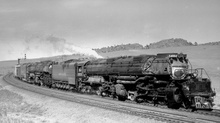
%> input picture Ex3/RV_Ex3_Task2/image_1.jpg, 220 x 123 px, shrunk from 1200 x 671 before the run
$ octave RV_Ex3_Task2.m   (GNU Octave 9; MATLAB toolbox functions it lacks are replaced by stand-ins)
%> lines starting %> are read from the running program, lines starting %| are printed output that depends on the picture
% Clear Workspace
clc;
close all;
clear;

% Load Images
img_1 = imread('image_1.jpg');
%> img_1 is the input picture: size 123x220 uint8; min 0, max 247, mean 148.9
img_2 = imread('image_2.jpg');
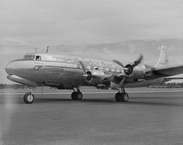
%> input picture Ex3/RV_Ex3_Task2/image_2.jpg, 183 x 145 px, shrunk from 1000 x 791 before the run
%> img_2 is the input picture: size 145x183x3 uint8; min 3, max 235, mean 140.4
img_3 = imread('image_3.jpg');
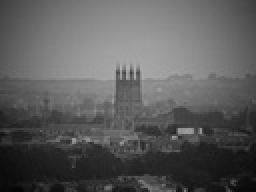
%> input picture Ex3/RV_Ex3_Task2/image_3.jpg, 128 x 96 px, shrunk from 700 x 525 before the run (shown 2 times larger)
%> img_3 is the input picture: size 96x128x3 uint8; min 4, max 179, mean 91.6

% Show Results
compare(img_1,[3,3]);
compare(img_2,[3,3]);
compare(img_3,[3,3]);


% Function
function img = imMean(I, M)
%> called with M = [3 3]
    [width, height, ~] = size(I);
%> width = 123; height = 220
    m = M(1);
    n = M(2);

    paddedImg = zeros(width+(m-1),height+(n-1));

    for i=1:1:width
        for j=1:1:height
            paddedImg(i+(m-1)/2,j+(n-1)/2) = I(i,j);
        end
    end

    for i=1:1:size(paddedImg,1)-(m-1)
        for j=1:size(paddedImg,2)-(n-1)

            window=zeros(m*n,1);
            inc=1;

            for x=1:m
                for y=1:n
                window(inc)=paddedImg(i+x-1,j+y-1);
                inc=inc+1;
                end
            end

            med=sort(window);
            img(i,j)=med(5);

        end
    end
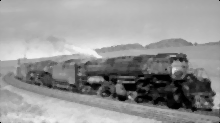
%> img: size 123x220 double; min 0, max 242, mean 148.8
%> after the loop, window = [101; 108; 0; 99; 94; 0; 0; 0; 0]

    img = uint8(img);
%> img: size 123x220 uint8
end

function img = imGaussian(I, M)
%> called with M = [3 3]
    m = M(1);
    n = M(2);
    I = im2double(I);
    sig = std(reshape(I,1,[]))*3;
%> sig = 0.679
    [x,y] = meshgrid(-(m-1)/2:(m-1)/2,-(n-1)/2:(n-1)/2);

    M = size(x,1)-1;
    N = size(y,1)-1;
    exp_comp = -(x.^2+y.^2)/(2*sig*sig);
%> exp_comp = [-2.17 -1.08 -2.17; -1.08 0 -1.08; -2.17 -1.08 -2.17]
    kernel= exp(exp_comp)/(2*pi*sig*sig);
%> kernel = [0.0395 0.117 0.0395; 0.117 0.345 0.117; 0.0395 0.117 0.0395]

    I = padarray(I,[(m-1)/2 (n-1)/2]);
%> I: size 125x222 double

    for i = 1:size(I,1)-M
        for j =1:size(I,2)-N
            tmp = I(i:i+M,j:j+M).*kernel;
            img(i,j)=sum(tmp(:));
        end
    end
%> img: size 123x220 double

    img = im2uint8(img);
%> img: size 123x220 uint8
%> call 2 of compare, with M = [3 3]
end

function compare(I, M)
    figure;
    subplot(2,1,1), imshow(imMean(I,M));
%> call 2 of imMean, with M = [3 3]
%> after the loop in imMean (call 2), `for i=1:1:width`:
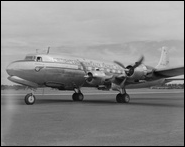
%> paddedImg: size 147x185 double; min 0, max 235, mean 136.9
%> after the loop in imMean (call 2), `for i=1:1:size(paddedImg,1)-(m-1)`: window = [118; 117; 0; 117; 115; 0; 0; 0; 0]
%> in compare (call 2), `imshow(imfilter(I,fspecial('average',M(1))))`:
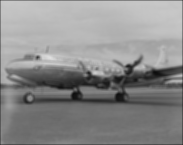
%> displayed picture: size 145x183x3, on the screen's scale of 0 to 255; min 12, max 224, mean 139.1
    title('my function');
    subplot(2,1,2), imshow(imfilter(I,fspecial('average',M(1))));
    title('matlab implementation');

    figure;
    subplot(2,1,1), imshow(imGaussian(I,M));
%> call 3 of compare, with M = [3 3]
%> call 3 of imMean, with M = [3 3]
%> after the loop in imMean (call 3), `for i=1:1:width`:
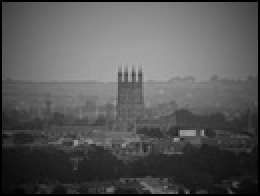
%> paddedImg: size 98x130 double (shown 2 times larger); min 0, max 179, mean 88.4
%> after the loop in imMean (call 3), `for i=1:1:size(paddedImg,1)-(m-1)`: window = [8; 6; 0; 8; 8; 0; 0; 0; 0]
%> in compare (call 3), `imshow(imfilter(I,fspecial('average',M(1))))`:
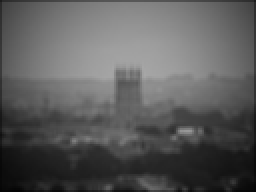
%> displayed picture: size 96x128x3, on the screen's scale of 0 to 255 (shown 2 times larger); min 3, max 167, mean 90.8
    title('my function');
    subplot(2,1,2), imshow(imfilter(I,fspecial('gaussian',M(1), std(reshape(double(I),1,[])))));
    title('matlab implementation');
end
